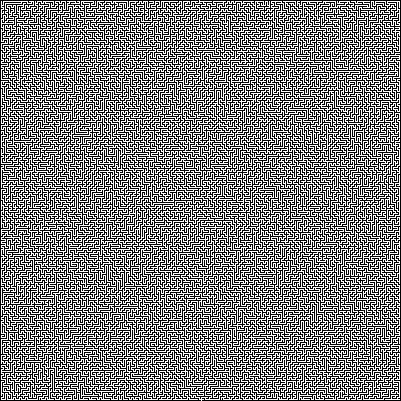
#> input picture mazes/200x200_maze.png, 401 x 401 px
$ python dijkstra.py
#> lines starting #> are read from the running program, lines starting #| are printed output that depends on the picture
#> in solve_image, image is the input picture: PIL image 401x401 RGBA; mean R, G, B, A 126.9, 126.9, 126.9, 255
### maze_analyser.py
from typing import List

PATH = (255, 255, 255)
WALL = (0, 0, 0)


class Node:
    """Represents a node on a weighted graph for a maze."""

    def __init__(self, coords):
        self.coords = coords
        self.previous = None
        self.distance = None
        self.adjacency_list = {}

    def link(self, node, weight=1):
        """Links 2 nodes together with a weight."""
        self.adjacency_list[node] = weight
        node.adjacency_list[self] = weight

    def __repr__(self):
        return f'Node({self.coords!r})'


def nodes_from_maze(image) -> (Node, Node, List[Node]):
    """Generate a list of Nodes for a maze for navigation
    so that they are linked up width weighted edges based
    on the distance from one another in the maze.

    The maze must be made up of black (#000000) and white (#FFFFFF) pixels,
    The start point must be either on the left or top side,
    The end point must be either on the bottom or right side.

    Returns the start node, the finish node, and an array of all the nodes."""

    nodes = {}
    start_node = None
    finish_node = None
    maze = image.convert('RGB')
#> maze: PIL image 401x401 RGB; 49.8% white in thin lines or dots
    pixels = maze.load()

    # Identify all nodes in the maze, and also create all the edges for
    # horizontal paths in the graph

    for y in range(maze.height):

        last_node = None
        weight_counter = 0

        for x in range(maze.width):
            if pixels[x, y] == PATH:
                left = pixels[x-1, y] if x > 0 else None
                right = pixels[x+1, y] if x < maze.width-1 else None
                top = pixels[x, y-1] if y > 0 else None
                bottom = pixels[x, y+1] if y < maze.height-1 else None

                horizontal_paths = (left == PATH or right == PATH)
                vertical_paths = (top == PATH or bottom == PATH)
                turning_point = horizontal_paths and vertical_paths
                dead_end = [left, right, top, bottom].count(PATH) == 1

                if turning_point or dead_end:
                    node = Node((x, y))

                    if not start_node and (x == 0 or y == 0):
                        start_node = node
                    elif not finish_node and (x == maze.width-1 or y == maze.width-1):
                        finish_node = node

                    if last_node:
                        node.link(last_node, weight_counter)
                        weight_counter = 0

                    last_node = node
                    nodes[(x, y)] = node

                weight_counter += 1

            else:
                last_node = None
                weight_counter = 0

    # Create all the edges for all vertical paths in the graph

    for x in range(maze.width):

        last_node = None
        weight_counter = 0

        for y in range(maze.height):
            if pixels[x, y] == PATH:
                if node := nodes.get((x, y)):
                    if last_node:
                        node.link(last_node, weight_counter)
                        weight_counter = 0
                    last_node = node
                weight_counter += 1
            else:
                last_node = None
                weight_counter = 0

    # Convert nodes dictionary into a list of nodes
    nodes = list(nodes.values())
    return start_node, finish_node, nodes

### dijkstra.py
import functools
from pathlib import Path
from queue import PriorityQueue
from typing import List

import numpy as np
from PIL import Image, ImageDraw
import time

from maze_analyser import Node, nodes_from_maze


@functools.total_ordering
class PriorityItem:
    """Used for inputting non comparable data into a priority queue"""

    def __init__(self, priority, item):
        self.priority = priority
        self.item = item

    def __eq__(self, other):
        return self.priority == other.priority

    def __lt__(self, other):
        return self.priority < other.priority


def run_dijkstra_algorithm(start_node, nodes) -> None:
    """Executes Dijkstra's algorithm on an array of nodes, given a starting node.
    All nodes will be updated with a 'distance' value (which signifies the shortest distance from the start node)
    All nodes will be updated with a 'previous' value (which signifies the previous node in the shortest path)"""

    queue = PriorityQueue()

    start_node.distance = 0

    current_node = None
    shortest_path = [start_node]

    queue.put(PriorityItem(0, start_node))

    while not queue.empty():

        current_node = queue.get().item

        for node, weight in current_node.adjacency_list.items():
            if node not in shortest_path:
                if node.distance and current_node.distance + weight >= node.distance:
                    continue
                node.distance = current_node.distance + weight
                node.previous = current_node
                queue.put(PriorityItem(node.distance, node))


def get_path_from_node(node: Node) -> List[Node]:
    """Returns the list of nodes which lead from a
    specific node to the start node."""
    path = []
    while node:
        path.append(node)
        node = node.previous
    return path


def colour_path(image, path) -> None:
    """Colours in a path (based on nodes) from red to green."""
    start_node = path[-1]
    finish_node = path[0]

    pixels = image.load()

    red_fade = np.linspace(255, 0, finish_node.distance + 1).astype(int)
    blue_fade = np.linspace(0, 255, finish_node.distance + 1).astype(int)
    step = 0

    for node1, node2 in zip(path[:-1], path[1:]):
        x1, y1 = node1.coords
        x2, y2 = node2.coords
        distance = node1.distance - node2.distance
        x_change = np.linspace(x1, x2, distance + 1)[:-1]
        y_change = np.linspace(y1, y2, distance + 1)[:-1]

        for path_x, path_y in zip(x_change, y_change):
            pixels[path_x, path_y] = (red_fade[step], blue_fade[step], 0)
            step += 1

    pixels[start_node.coords] = (red_fade[step], blue_fade[step], 0)


def solve_image(file_path) -> None:
    """Solves a maze image file and outputs the solution in the same folder."""
    import os
    image = Image.open(file_path)
    start_node, finish_node, nodes = nodes_from_maze(image)
    run_dijkstra_algorithm(start_node, nodes)
    path = get_path_from_node(finish_node)
    colour_path(image, path)
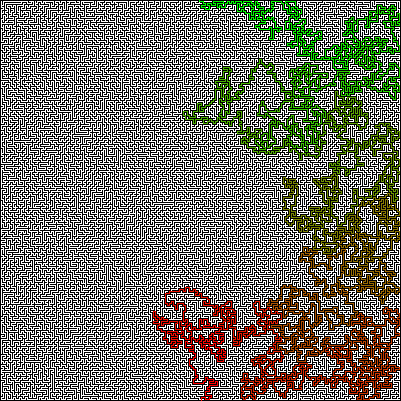
#> image: PIL image 401x401 RGBA; mean R, G, B, A 115.8, 115.8, 104.8, 255
    image.save(os.path.join(os.path.dirname(file_path), "solved_%s" % os.path.basename(file_path)))


if __name__ == "__main__":
    import argparse
    parser = argparse.ArgumentParser()
    parser.add_argument("maze", nargs="?", type=str, default='./mazes/200x200_maze.png')
    args = parser.parse_args()

    start = time.time()
    solve_image(args.maze)
    end = time.time() - start
    print('Time taken:', end)

$ run again, with mazes/100x100_maze.png copied over mazes/200x200_maze.png
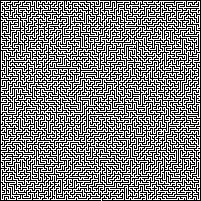
#> input picture mazes/100x100_maze.png, 201 x 201 px
#> in solve_image, image is the input picture: PIL image 201x201 RGBA; mean R, G, B, A 126.3, 126.3, 126.3, 255
#> maze: PIL image 201x201 RGB; 49.5% white in thin lines or dots
#> in solve_image, `colour_path(image, path)`:
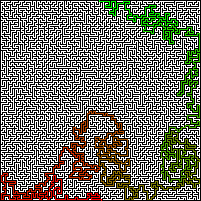
#> image: PIL image 201x201 RGBA; mean R, G, B, A 115.8, 115.8, 105.4, 255
